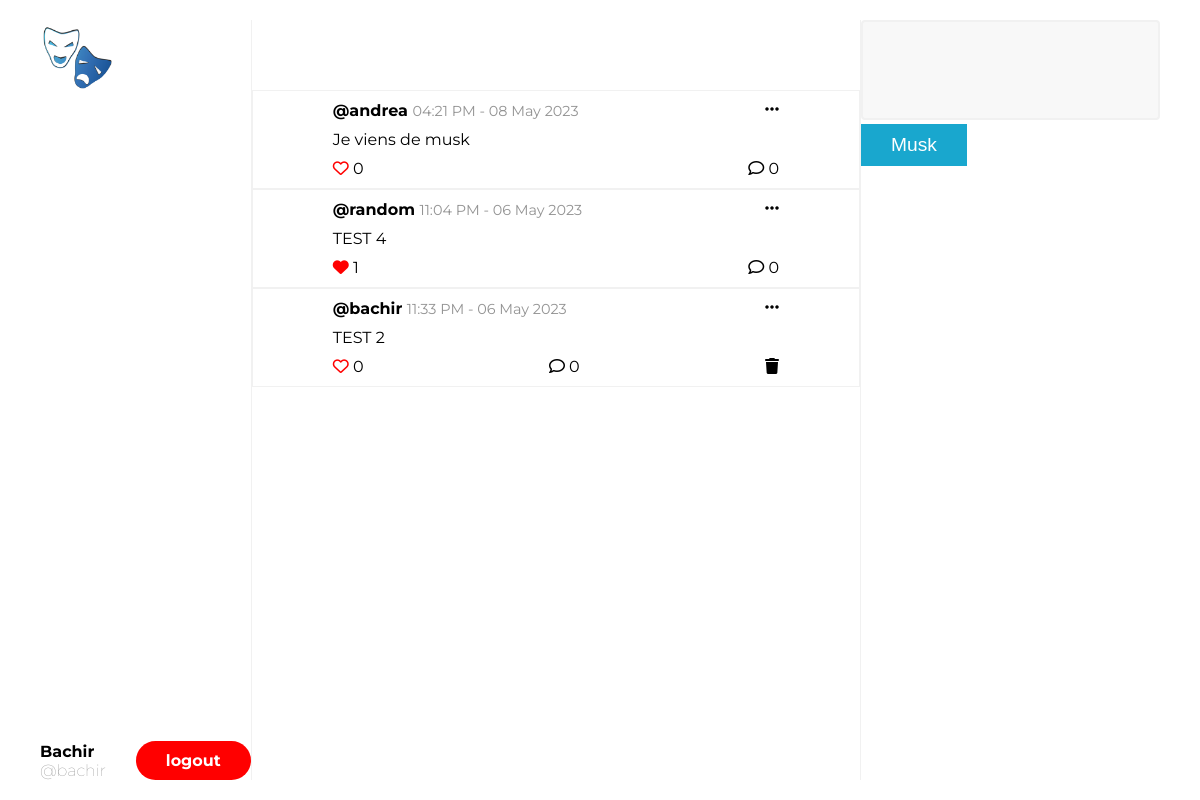
The page /musks (signed in) on the database its author committed.
### server.py (models this page shows, shortened)
class User(UserMixin, db.Model):
    id = db.Column(db.Integer, primary_key=True)
    username = db.Column(db.String, nullable=False)
    email = db.Column(db.String, nullable=False)
    password = db.Column(db.String, nullable=False)
    created_at = db.Column(db.DateTime, nullable=False, default=datetime.now)
    following = db.relationship('User',
                               secondary='followers',
                               primaryjoin='user.c.id==followers.c.follower_id',
                               secondaryjoin='user.c.id==followers.c.followed_id',
                               backref='follower',
    )
    tweet = db.relationship('Tweet', backref='author')
    comments = db.relationship('Comment', backref='author')

class Tweet(db.Model):
    id = db.Column(db.Integer, primary_key=True)
    body = db.Column(db.String, nullable=False)
    like = db.relationship('User',
                           secondary='likes',
                           backref='liked'
    )
    created_at = db.Column(db.DateTime, nullable=False, default=datetime.now)
    author_id = db.Column(db.Integer, db.ForeignKey('user.id'))
    comments = db.relationship('Comment', backref='tweet')
    def count_likes(self):
        return len(self.like)
    def count_comments(self):
        return len(self.comments)
    def is_liked(self, user_id):
        return any(user.id == user_id for user in self.like)

### server.py (the view, shortened to what this page needs)
@app.route('/musks', methods=['GET', 'POST'])
@login_required
def show_all_tweet():
    tweets = db.session.query(Tweet).order_by(Tweet.created_at.desc()).all()
    musk_form = TweetForm()
    return render_template('tweet/show_all_tweet_page.html', tweets=tweets, musk_form=musk_form)

### server.py
class TweetForm(FlaskForm):
    body = TextAreaField(validators=[DataRequired()])
    submit = SubmitField('Musk')

### server.py (called while the page is built)
@login_manager.user_loader
def load_user(user_id):
    return db.session.get(User, user_id)

### templates/tweet/show_all_tweet_page.html (shortened to what this page needs)
{% extends 'base.html' %}
{% block content %}
    <div class="wrapper" id="all-tweet">
        <section id="profile-section">
            <div class="logo">
                <img src="../../static/images/musk-logo.png" alt="">
            </div>
            <div class="profile">
                <p>
                    <span style="text-transform: capitalize; font-weight: bold; display: block;">{{ current_user.username }}</span>
                    <a href="{{ url_for('profile', username=current_user.username) }}" style="font-weight: lighter; color: #11111185;">@{{ current_user.username }}</a>
                </p>
                <a href="{{ url_for('logout') }}" class="btn logout-btn">Logout</a>
            </div>
        </section>
        <section id="tweet-section">
            {% for tweet in tweets %}
                <div class="tweet">
                    <p class="tweet_author">
                        <a href="{{ url_for('profile', username=tweet.author.username) }}">@{{ tweet.author.username }}</a>
                        <span class="tweet_date">{{ tweet.created_at.strftime('%I:%S %p - %d %b %Y') }}</span>
                        <i class="fa-solid fa-ellipsis" style="position: absolute; right: 0;"></i>
                    </p>
                    <p class="tweet_body">{{ tweet.body }}</p>
                    <p class="tweet_action" style="z-index: 100;">
                        {% if tweet.is_liked(current_user.id) %}
                            <a href="{{ url_for('remove_like', id=tweet.id) }}" class="likes">
                                <i class="fa-solid fa-heart" style="color: red"></i>
                                <span>{{ tweet.count_likes() }}</span>
                            </a>
                        {% else %}
                            <a href="{{ url_for('add_like', id=tweet.id) }}" class="likes">
                                <i class="fa fa-heart-o" style="color: red"></i>
                                <span>{{ tweet.count_likes() }}</span>
                            </a>
                        {% endif %}
                        <a href="{{url_for('show_tweet_details', id=tweet.id )}}">
                            <i class="fa fa-comment-o"></i>
                            <span>{{ tweet.count_comments() }}</span>
                        </a>
                        {% if current_user == tweet.author %}
                            <a href="{{ url_for('delete_tweet', id=tweet.id) }}">
                                <i class="fa-solid fa-trash"></i>
                            </a>
                        {% endif %}
                    </p>
                </div>
            {% endfor %}
        </section>
        <section id="make-tweet-section">
            <form action="{{url_for('add_tweet')}}" method="POST" novalidate>
                <div class="field">
                    {{musk_form.body}}
                </div>
                {{ musk_form.submit(class='btn musk_btn') }}
            </form>
        </section>
    </div>
{% endblock %}

### templates/base.html (style rules this page uses)
* { padding: 0; margin: 0; box-sizing: border-box; }
body { font-family: 'Montserrat', sans-serif; overflow: hidden; }
a { color: inherit; text-decoration: none; }
.btn { padding: 10px 30px; border-radius: 20px; color: #fff; font-weight: 500; }
.musk_btn { border-radius: 0px; background-color: #19A7CE; font-size: 1.2rem; font-weight: 500; color: #fff; border: none; outline: none; }
.tweet_action { display: flex; justify-content: space-between; }
.wrapper { height: 100%; width: 100%; display: flex; padding: 20px 40px; }
#profile-section { flex: 1; display: flex; flex-direction: column; justify-content: space-between; }
.profile { display: flex; align-items: center; }
.profile p { margin-right: 30px; }
.logout-btn { background-color: #ff0000; font-weight: bold; text-transform: lowercase; }
.logo { width: 75px; height: 75px; }
.logo img { max-width: 100%; height: auto; }
#tweet-section { flex: 3; padding-top: 70px; border-left: .5px solid #f1f1f1; border-right: .5px solid #f1f1f1; position: relative; overflow: scroll; }
.tweet { padding: 10px 80px; border: .5px solid #f1f1f1; transition: background .2s ease; }
.tweet_author { font-weight: bold; position: relative; }
.tweet_body { margin: 10px 0px; }
.tweet_date { font-weight: lighter; color: #11111174; font-size: .9rem; }
textarea { width: 100%; height: 100px; padding: 12px 20px; box-sizing: border-box; border: 2px solid #f1f1f1; border-radius: 4px; background-color: #f8f8f8; font-size: 1.2rem; resize: none; }
.sign label, input { display: block; margin-bottom: 10px; }

### rows shown on the page
User: username "Bachir", username "bachir"
Tweet: author.username "andrea", created_at "04:21 PM - 08 May 2023", body "Je viens de musk", count_likes "0", count_comments "0"
Tweet: author.username "random", created_at "11:04 PM - 06 May 2023", body "TEST 4", count_likes "1", count_comments "0"
Tweet: author.username "bachir", created_at "11:33 PM - 06 May 2023", body "TEST 2", count_likes "0", count_comments "0"
